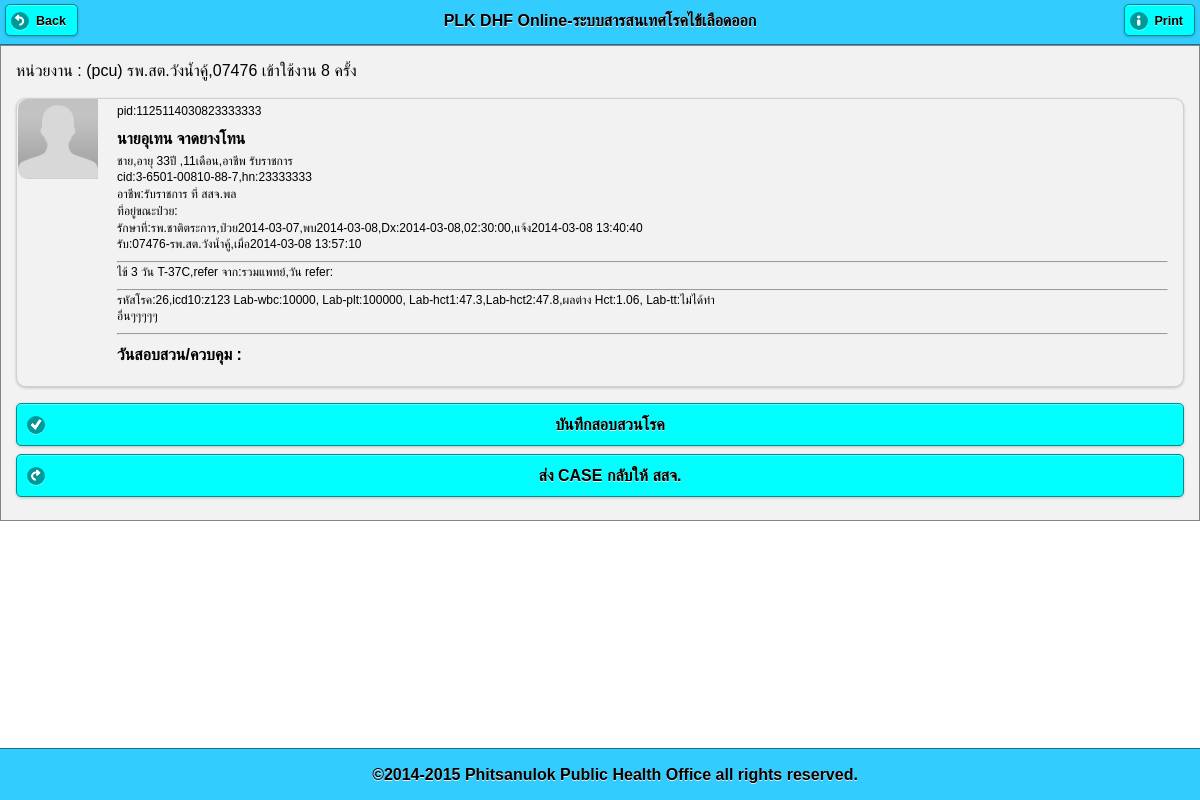
The page /pt_info.php?pid=1125114030823333333 (signed in) on the database as committed earlier.
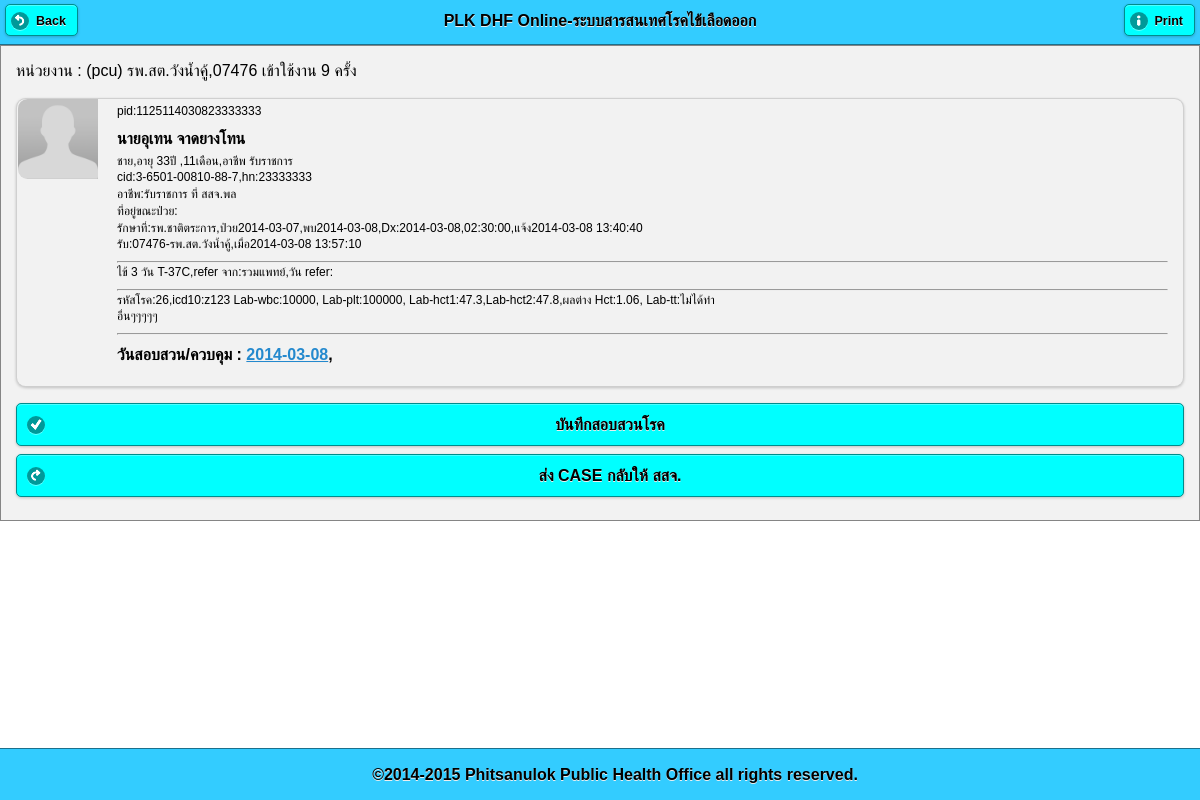
The same page on the database as committed later.
### tables this page shows
CREATE TABLE `patient_hos` (
  `pid` varchar(100) NOT NULL default '',
  `datetime_send` datetime default NULL,
  `office_own` varchar(5) default NULL,
  `user_own` varchar(50) default NULL,
  `hn` varchar(100) default NULL,
  `prename` varchar(100) default NULL,
  `sex` varchar(25) default NULL,
  `name` varchar(100) default NULL,
  `lname` varchar(100) default NULL,
  `cid` varchar(100) default NULL,
  `bdate` date default NULL,
  `agey` varchar(100) default NULL,
  `agem` varchar(100) default NULL,
  `pt_tel` varchar(100) default NULL,
  `family` varchar(255) default NULL,
  `occupat` varchar(100) default NULL,
  `school_workplace` varchar(255) default NULL,
  `code506` varchar(100) default NULL,
  `icd10` varchar(100) default NULL,
  `pt_type` varchar(100) default NULL,
  `doctor` varchar(100) default NULL,
  `date_dx` date default NULL,
  `time_dx` time default NULL,
  `date_ill` date default NULL,
  `date_found` date default NULL,
  `pt_status` varchar(100) default NULL,
  `symtom` varchar(255) default NULL,
  `refer_from` varchar(255) default NULL,
  `date_refer` date default NULL,
  `amp` varchar(4) default NULL,
  `tmb` varchar(6) default NULL,
  `moo` varchar(8) default NULL,
  `road` varchar(100) default NULL,
  `addr` varchar(100) default NULL,
  `soi` varchar(100) default NULL,
  `villa` varchar(100) default NULL,
  `lab_wbc` varchar(100) default NULL,
  `note_text` varchar(255) default NULL,
  `lab_plt` varchar(100) default NULL,
  `lab_hct1` varchar(100) default NULL,
  `lab_hct2` varchar(100) default NULL,
  `lab_hct_diff` varchar(100) default NULL,
  `lab_tt` varchar(100) default NULL,
  `send_to_amp` varchar(4) default NULL,
  `sender` varchar(255) default NULL,
  `img_pt` varchar(255) default NULL,
  `send_back_by` varchar(25) default NULL,
  PRIMARY KEY  (`pid`)
);

CREATE TABLE `user` (
  `user` varchar(25) NOT NULL default '',
  `pass` varchar(25) default NULL,
  `pcucode` varchar(25) default NULL,
  `hserv` varchar(9) default NULL,
  `off_type` varchar(10) default NULL,
  `off_name` varchar(100) default NULL,
  `prov` varchar(2) default NULL,
  `amp` varchar(4) default NULL,
  `tmb` varchar(6) default NULL,
  `level` varchar(255) default NULL,
  `permit` varchar(1) default NULL,
  `login_count` int(11) default NULL,
  `last_login` datetime default NULL,
  PRIMARY KEY  (`user`)
);

CREATE TABLE `patient_home` (
  `id` int(11) NOT NULL auto_increment,
  `pid` varchar(255) NOT NULL,
  `datetime_do` datetime NOT NULL default '0000-00-00 00:00:00',
  `lat` varchar(25) default NULL,
  `lng` varchar(25) default NULL,
  `occupat` varchar(255) default NULL,
  `school_workplace` varchar(255) default NULL,
  `date_ill_diff` varchar(11) default NULL,
  `travel_to` varchar(255) default NULL,
  `date_travel` date default NULL,
  `s1` varchar(255) default NULL,
  `f1` varchar(255) default NULL,
  `ci1` varchar(255) default NULL,
  `s2` varchar(255) default NULL,
  `f2` varchar(255) default NULL,
  `ci2` varchar(255) default NULL,
  `s3` varchar(255) default NULL,
  `f3` varchar(255) default NULL,
  `ci3` varchar(255) default NULL,
  `s4` varchar(255) default NULL,
  `f4` varchar(255) default NULL,
  `hi` varchar(255) default NULL,
  `s5` varchar(255) default NULL,
  `f5` varchar(255) default NULL,
  `ci` varchar(255) default NULL,
  `bi` varchar(255) default NULL,
  `chk_spray` varchar(255) default NULL,
  `num_spray_home` varchar(255) default NULL,
  `chk_destroy` varchar(255) default NULL,
  `num_destroy_home` varchar(255) default NULL,
  `chk_meeting` varchar(255) default NULL,
  `chk_campaign` varchar(255) default NULL,
  `chk_other` varchar(255) default NULL,
  `note_other` varchar(255) default NULL,
  `note_env` varchar(255) default NULL,
  `note_sum` varchar(255) default NULL,
  `reporter` varchar(255) default NULL,
  `img_act` varchar(255) default NULL,
  PRIMARY KEY  (`id`)
);

### pt_info.php (the view, shortened to what this page needs)
<?php
$login_pcucode = $_SESSION['login_pcucode'];
?>
<!DOCTYPE html>
<html>
    <head>
        <?php require 'lib.php'; ?>
    </head>
    <body>
        <?php
        $sql = "select pt.pid,pt.office_own,CONCAT(pt.prename,pt.name,' ',pt.lname) as fullname
,pt.hn,pt.cid
,pt.sex,pt.bdate,pt.agey,pt.agem
,pt.occupat,pt.school_workplace ,
concat(if(pt.addr is null,'-',pt.addr),'  ถ.',if(pt.road is NULL,'-',pt.road) ,' ซ.',pt.soi,'  ม.',SUBSTR(pt.moo,7,2),' บ.',moo.`name`,' ต.',tmb.`name`,' อ.',amp.`name`,' (',pt.villa,')') as address
,off_own.off_name as send_from,pt.date_ill,pt.date_found,pt.date_dx,pt.time_dx,pt.datetime_send
,rp.datetime_receive,rp.pcu_receive as receiver,rp.off_name as receiver1
,pt.icd10,pt.code506,pt.lab_wbc,pt.lab_plt,pt.lab_hct1,pt.lab_hct2,pt.lab_hct_diff,pt.lab_tt,pt.symtom
,pt.refer_from,pt.note_text
from patient_hos pt
LEFT JOIN (select r.*,u.off_name from receive r LEFT JOIN user u on r.pcu_receive = u.pcucode) rp on rp.pid = pt.pid
LEFT JOIN user off_own on off_own.pcucode=pt.office_own
LEFT JOIN moo moo on moo.`code` = pt.moo
LEFT JOIN tmb tmb on tmb.`code`=pt.tmb
LEFT JOIN amp amp on amp.`code` = pt.amp
where pt.pid ='$_GET[pid]'";
        $result = mysql_query($sql);
        $row = mysql_fetch_array($result);
        ?>
        <div data-role="page" id="page-1">
            <div data-role="header" data-position="fixed" data-theme="f">
                <a href="main_screen.php" rel="external"  data-icon="back">Back</a>
                <?php require 'txt_head.php'; ?>
                <a href="#" rel="external" onclick=" window.print();" data-icon="info">Print</a>
            </div>
            <div data-role="content" data-theme="f">
                <?php require 'office_title.php'; ?>
                <ul data-role="listview" data-inset="true">
                    <li data-role="fieldcontain">
                        <img src="img_pt/nopic.png">
                        <p>pid:<?= $row[pid] ?></p>
                        <h2><?= $row[fullname] ?>
                        </h2>
                        <p><?= $row[sex]?>,อายุ <?= $row[agey] ?>ปี ,<?= $row[agem] ?>เดือน,อาชีพ <?= $row[occupat] ?></p>
                        <p>cid:<?= $row[cid] ?>,hn:<?= $row[hn] ?></p>
                        <p>อาชีพ:<?= $row[occupat] . " ที่ " . $row[school_workplace] . " " . $row[tel] ?></a></p>
                        <p>ที่อยู่ขณะป่วย:<?= $row[address] ?></p>
                        <p>รักษาที่:<?= $row[send_from] ?>,ป่วย<?= $row[date_ill] ?>,พบ<?= $row[date_found] ?>,Dx:<?=$row[date_dx]?>,<?=$row[time_dx]?>,แจ้ง<?= $row[datetime_send] ?></p>
                        <p>รับ:<?= $row[receiver] . "-" . $row[receiver1] ?>,เมื่อ<?= $row[datetime_receive] ?></p>
                        <hr>
                        <p><?=$row[symtom]?>,refer จาก:<?=$row[refer_from]?>,วัน refer:<?=$row[date_refer]?></p>
                        <hr>
                        <p>รหัสโรค:<?= $row[code506] ?>,icd10:<?= $row[icd10] ?>
                            Lab-wbc:<?= $row[lab_wbc] ?>,
                            Lab-plt:<?= $row[lab_plt] ?>,
                            Lab-hct1:<?= $row[lab_hct1].",Lab-hct2:".$row[lab_hct2].",ผลต่าง Hct:".$row[lab_hct_diff] ?>,
                            Lab-tt:<?= $row[lab_tt] ?>
                        </p>
                        <p><?=$row[note_text]?></p>
                        <hr>
                        <h4>
                            วันสอบสวน/ควบคุม :
                            <?php
                            $result_invest = mysql_query("select id,date(datetime_do) as dtd from patient_home where pid='$_GET[pid]'");
                            while ($rw = mysql_fetch_array($result_invest)) {
                                ?>
                                <a  href="pt_info_home.php?pid=<?= $_GET[pid] ?>&id=<?= $rw[id] ?>" rel="external"><?= $rw[dtd] ?></a>,
                                <?php
                            }
                            ?>
                        </h4>
                    </li>
                </ul>
                <?php
                if ($row[receiver] == $login_pcucode) {
                    ?>
                    <a href="frm_add_pt_home.php?pid=<?= $row[pid] ?>" rel="external" data-icon ="check" data-role="button">บันทึกสอบสวนโรค</a>
                    <a href="frm_send_back.php?pid=<?= $row[pid] ?>" rel="external" data-icon ="forward" data-role="button">ส่ง CASE กลับให้ สสจ.</a>
                    <?php
                }
                ?>
            </div>
            <div data-role="footer" data-position="fixed" data-theme="f"  class="ui-bar" >
                <?php require 'txt_foot.php'; ?>
            </div>
        </div>
    </body>
</html>

### lib.php (shortened to what this page needs)
<link rel="stylesheet" href="lib/jquery.mobile-1.3.2.min.css" />
<link rel="stylesheet" href="themes/theme.css" />

### txt_head.php
<h3>PLK DHF Online-ระบบสารสนเทศโรคไข้เลือดออก</h3>

### office_title.php
<div>
    หน่วยงาน : <?php echo "($_SESSION[login_level]) $_SESSION[login_off_name],$_SESSION[login_pcucode]  เข้าใช้งาน $_SESSION[login_count] ครั้ง"; ?>
</div>

### txt_foot.php
<h4>&copy;2014-2015 Phitsanulok Public Health Office all rights reserved.</h4>

### themes/theme.css (style rules this page uses)
html { font-size: 100%; }
body, input, select, textarea, button, .ui-btn { font-size: 1em; line-height: 1.3; font-family: sans-serif ; }
.ui-field-contain { border-bottom-color: #828282; border-bottom-color: rgba(0,0,0,.15); border-bottom-width: 1px; border-bottom-style: solid; }
.ui-btn, label.ui-btn { font-weight: bold; border-width: 1px; border-style: solid; }
.ui-btn:link { text-decoration: none !important; }
.ui-corner-all { -webkit-border-radius: .6em ; border-radius: .6em ; }
.ui-btn-corner-all, .ui-btn.ui-corner-all, .ui-slider-track.ui-corner-all, .ui-flipswitch.ui-corner-all, .ui-li-count { -webkit-border-radius: .3125em ; border-radius: .3125em ; }
.ui-btn-corner-all, .ui-corner-all { -webkit-background-clip: padding; background-clip: padding-box; }
.ui-shadow { -webkit-box-shadow: 0 1px 3px rgba(0,0,0,.2) ; -moz-box-shadow: 0 1px 3px rgba(0,0,0,.2) ; box-shadow: 0 1px 3px rgba(0,0,0,.2) ; }
.ui-btn-icon-left:after, .ui-btn-icon-right:after, .ui-btn-icon-top:after, .ui-btn-icon-bottom:after, .ui-btn-icon-notext:after { background-color: #666666 ; background-color: rgba(0,0,0,.3) ; background-position: center center; background-repeat: no-repeat; -webkit-border-radius: 1em; border-radius: 1em; }
.ui-overlay-c, .ui-page-theme-c, .ui-page-theme-c .ui-panel-wrapper { background: #f9f9f9 ; border-color: #bbbbbb ; color: #333333 ; text-shadow: 0 1px 0 #f3f3f3 ; }
.ui-body-c, .ui-page-theme-c .ui-body-inherit, html .ui-bar-c .ui-body-inherit, html .ui-body-c .ui-body-inherit, html body .ui-group-theme-c .ui-body-inherit, html .ui-panel-page-container-c { background: #ffffff ; border-color: #dddddd ; color: #333333 ; text-shadow: 0 1px 0 #f3f3f3 ; }
.ui-body-c { border-width: 1px; border-style: solid; }
.ui-page-theme-c a, html .ui-bar-c a, html .ui-body-c a, html body .ui-group-theme-c a { color: #3388cc ; font-weight: bold; }
.ui-page-theme-c .ui-btn, html .ui-bar-c .ui-btn, html .ui-body-c .ui-btn, html body .ui-group-theme-c .ui-btn, html head + body .ui-btn.ui-btn-c, .ui-page-theme-c .ui-btn:visited, html .ui-bar-c .ui-btn:visited, html .ui-body-c .ui-btn:visited, html body .ui-group-theme-c .ui-btn:visited, html head + body .ui-btn.ui-btn-c:visited { background: #f6f6f6 ; border-color: #dddddd ; color: #333333 ; text-shadow: 0 1px 0 #f3f3f3 ; }
.ui-bar-f, .ui-page-theme-f .ui-bar-inherit, html .ui-bar-f .ui-bar-inherit, html .ui-body-f .ui-bar-inherit, html body .ui-group-theme-f .ui-bar-inherit { background: #33ccff ; border-color: #1c708c ; color: #000000 ; text-shadow: 0 1px 0 #eeeeee ; font-weight: bold; }
.ui-bar-f { border-width: 1px; border-style: solid; }
.ui-body-f, .ui-page-theme-f .ui-body-inherit, html .ui-bar-f .ui-body-inherit, html .ui-body-f .ui-body-inherit, html body .ui-group-theme-f .ui-body-inherit, html .ui-panel-page-container-f { background: #f2f2f2 ; border-color: #858585 ; color: #000000 ; text-shadow: 0 1px 0 #eeeeee ; }
.ui-body-f { border-width: 1px; border-style: solid; }
.ui-page-theme-f a, html .ui-bar-f a, html .ui-body-f a, html body .ui-group-theme-f a { color: #000000 ; font-weight: bold; }
.ui-page-theme-f .ui-btn, html .ui-bar-f .ui-btn, html .ui-body-f .ui-btn, html body .ui-group-theme-f .ui-btn, html head + body .ui-btn.ui-btn-f, .ui-page-theme-f .ui-btn:visited, html .ui-bar-f .ui-btn:visited, html .ui-body-f .ui-btn:visited, html body .ui-group-theme-f .ui-btn:visited, html head + body .ui-btn.ui-btn-f:visited { background: #00ffff ; border-color: #008c8c ; color: #000000 ; text-shadow: 0 1px 0 #eeeeee ; }

Rows that differ between the two databases and show on the page:
added patient_home: rw "2014-03-08"
Other text that changed with them:
$_SESSION[login_count]: "8" → "9"
